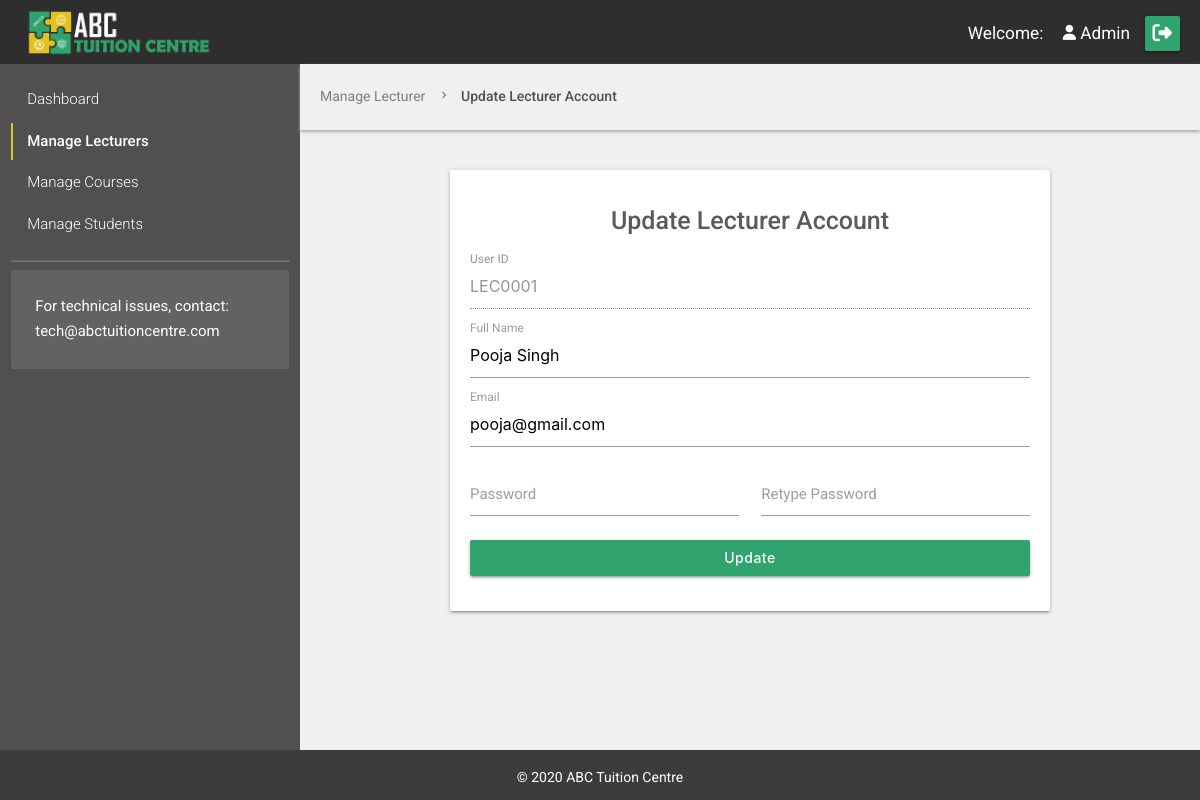
The app's page /ABC_Tuition_Center/updatelecturer.php?id=LEC0001 (signed in) with its own data.
### tables this page shows
CREATE TABLE `lecturer` (
  `lecID` char(7) NOT NULL,
  `lecName` varchar(75) NOT NULL,
  `lecPassword` varchar(75) NOT NULL,
  `lecEmail` varchar(75) NOT NULL,
  `usertype` varchar(8) NOT NULL
);

### ABC_Tuition_Center/updatelecturer.php (the view, shortened to what this page needs)
<?php
include_once('header.php');
if(isset($_GET['id'])){
	$id = $_GET['id'];
	$result_lec = mysqli_query($dbconnect,"SELECT * FROM `lecturer` WHERE `lecID`='$id' LIMIT 1");
}
else{
	header('location: managelecturers.php');
}
?>
<main class="row flex width-full margin-0">
	<?php include_once('aside.php'); ?>
	<section class="col s12 l9 m9 bg-grey padding-none-imp">
		<div class="breadcrumb-container">
			<div class="">
	        	<a href="managelecturers.php" class="breadcrumb">Manage Lecturer</a>
	        	<a href="?id=<?php echo $id;?>" class="breadcrumb">Update Lecturer Account</a>
	      	</div>
		</div>
		<div class="padding-lr-20">
			<?php if (mysqli_num_rows($result_lec) > 0) {
				$row = mysqli_fetch_assoc($result_lec);
			?>
				<div class="card margin-top-40 margin-bottom-40 margin-auto" style="max-width: 600px;">
					<div class="card-content">
						<h4 class="fontw-500 align-center">Update Lecturer Account</h4>
						<form method="post" class="row" action="#register-lec">
							<div class="input-field col s12   margin-bottom-0">
			          			<input id="lecID" name="lecID" type="text" class="validate" disabled readonly value="<?php echo $row['lecID'];?>" >
		          				<label for="lecID">User ID</label>
			        		</div>
							<div class="input-field col s12   margin-bottom-0">
			          			<input id="accName" name="accName" type="text" value="<?php echo $row['lecName'];?>" class="validate">
		          				<label for="accName">Full Name</label>
			        		</div>
			        		<div class="input-field col s12   margin-bottom-0">
			          			<input id="userEmail" name="userEmail" value="<?php echo $row['lecEmail'];?>" type="email" class="validate">
		          				<label for="userEmail">Email</label>
			        		</div>
			        		<div class="input-field col s12 l6  margin-bottom-0">
			          			<input id="userPassword" name="userPassword" value="" type="password" class="validate">
			          			<label for="userPassword">Password</label>
			          		</div>
			          		<div class="input-field col s12 l6  margin-bottom-0">
			          			<input id="userPassword2" value="" name="userPassword2" type="password" class="validate">
			          			<label for="userPassword2">Retype Password</label>
			          		</div>
			          		<div class=" col s12">
			          		</div>
		        			<div class="input-field col s12 margin-bottom-0">
		        				<button class="btn waves-effect waves-light btn-fullw "  type="submit" name="update_account">Update
		  						</button>
		        			</div>
						</form>
					</div>
				</div>
	<?php	}
			else{
				echo "<br>";
				array_push($errors, "No lecturer account found with given Lecturer ID");
				include('errors.php');
			}
		?>
		</div>
	</section>
</main>
<?php
include_once('footer.php');
?>

### ABC_Tuition_Center/css/style.css (style rules this page uses)
* { margin: 0; font-style: normal; font-family: 'Roboto', sans-serif; text-decoration: none; outline: none; text-shadow: none; box-shadow: none; }
html { line-height: 1.7; }
body { display: flex; min-height: 100vh; flex-direction: column; }
main { flex: 1 0 auto; }
p, h1,h2, h3, h4,h5,h6, em, strong, cite, ul li, ol li { color: #5a5a5a; }
h4 { font-size: 25px; }
a { color: #31a36e; }
.width-full { width:100%; }
.margin-auto { margin:0 auto; }
.margin-0 { margin:0; }
.margin-top-40 { margin-top:40px; }
.margin-bottom-0 { margin-bottom: 0; }
.margin-bottom-40 { margin-bottom: 40px; }
.padding-none-imp { padding: 0 !important; }
.padding-lr-20 { padding-left:20px; padding-right: 20px; }
.align-center { text-align: center; }
.fontw-500 { font-weight: 500; }
.bg-grey { background-color:#f0f0f0; }
.btn, .btn-large, .btn-small { background-color: #31a36e; font-weight: 500; text-transform: capitalize; }
.btn-fullw { width:100%; }
.breadcrumb-container { display:block; width:100%; padding: 20px; box-shadow: 0px 2px 3px #aaa; }
.breadcrumb, .breadcrumb:before { font-size: 14px; color: rgba(80,80,80,0.7); }
.breadcrumb:last-child { color: rgba(80,80,80,1); font-weight: 500; }
.flex { display: flex; }
.card .card-content, .card .card-action { padding: 15px 20px; }

### records on screen
lecturer: lecID "LEC0001", accName "Pooja Singh", userEmail "pooja@gmail.com"

### other values on screen
$_SESSION['accName'] "Admin"
